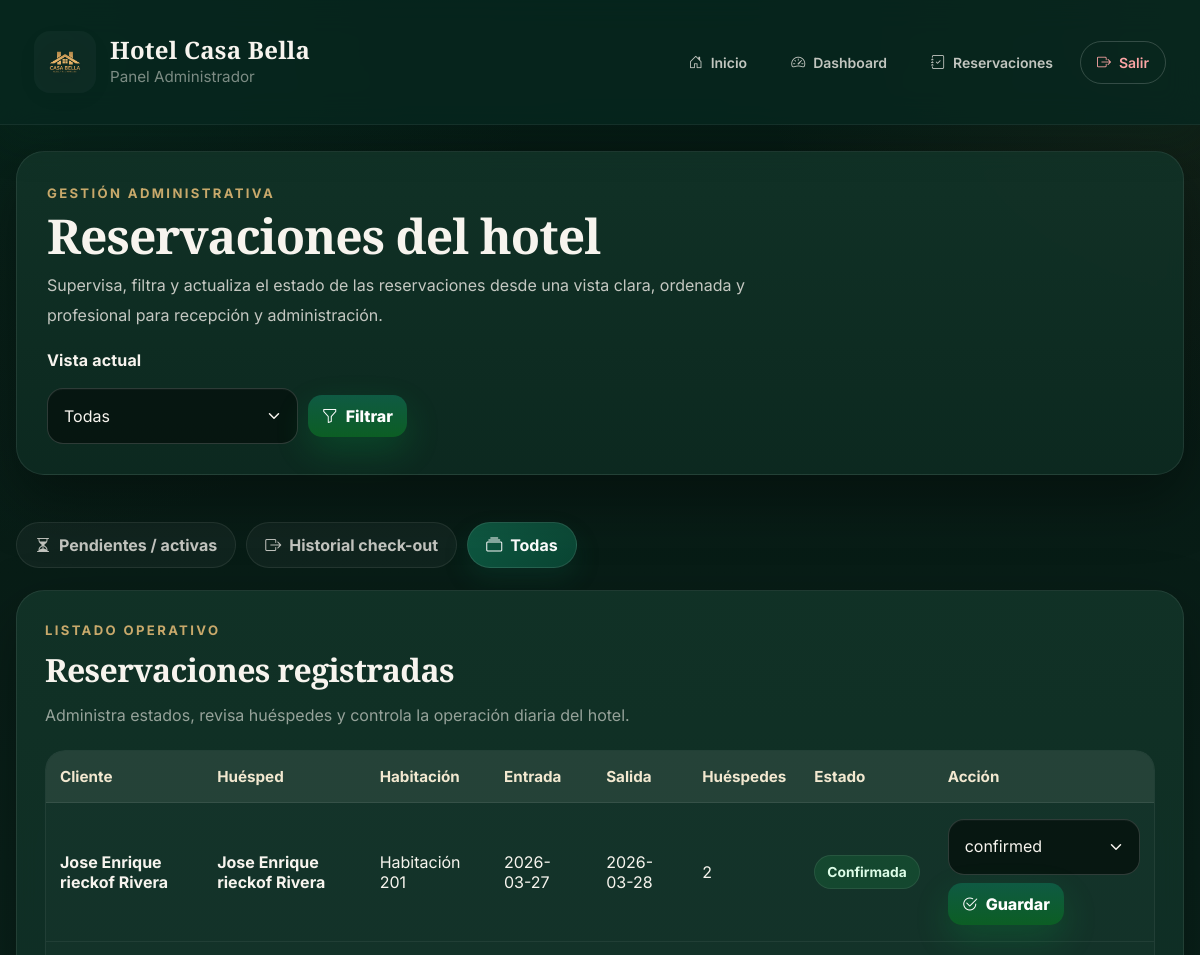
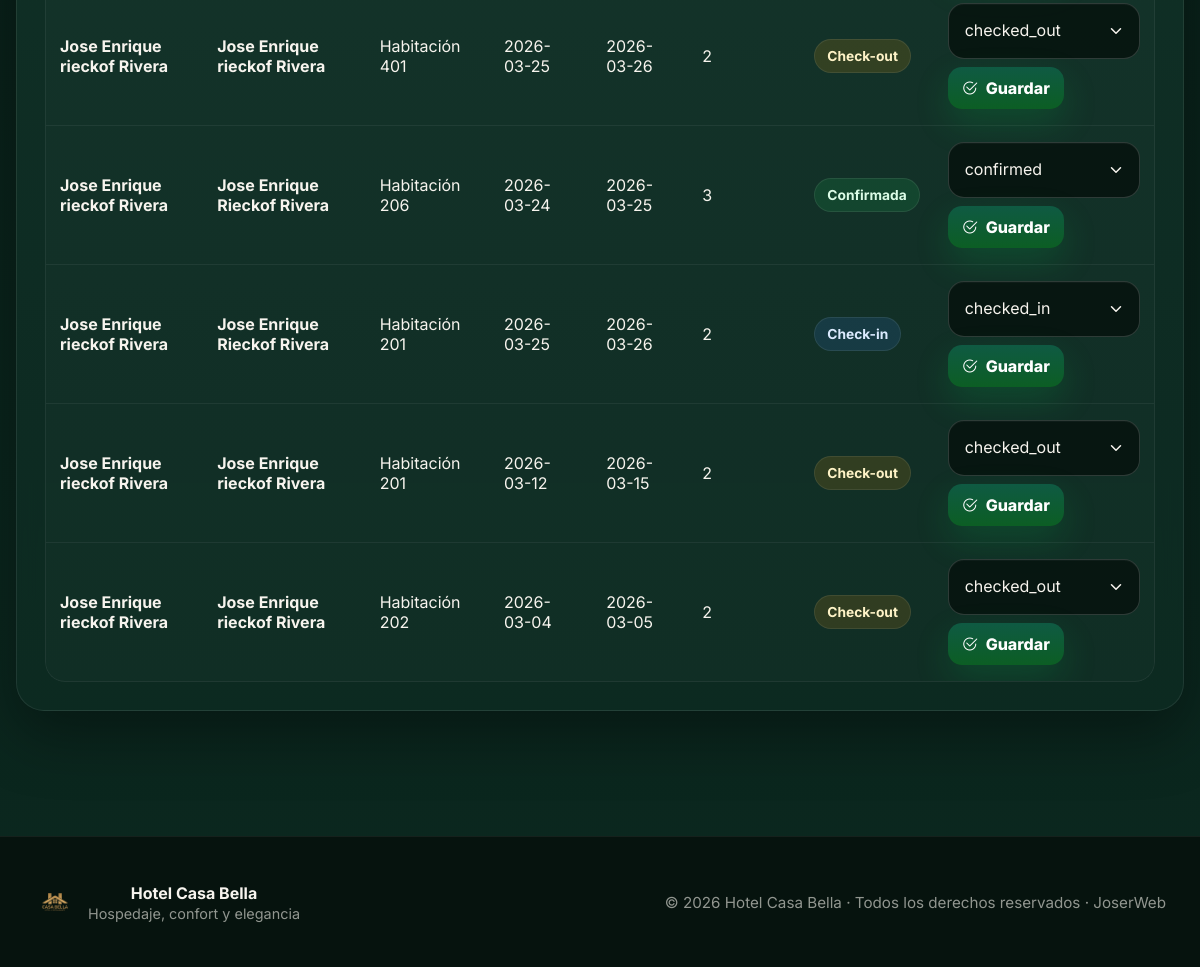
Page /admin/reservations?status=all (signed in) on the committed database (2 pictures, top to bottom).
### tables this page shows
CREATE TABLE reservations (
  id INTEGER PRIMARY KEY AUTOINCREMENT,
  user_id INTEGER NOT NULL,  -- ✅ cliente que reservó
  guest_name TEXT NOT NULL,
  email TEXT NOT NULL,
  phone TEXT NOT NULL,
  room_id INTEGER NOT NULL,
  check_in TEXT NOT NULL,
  check_out TEXT NOT NULL,
  guests INTEGER NOT NULL,
  special_requests TEXT,
  status TEXT NOT NULL CHECK(status IN ('confirmed','checked_in','checked_out','cancelled')) DEFAULT 'confirmed',
  created_at TEXT NOT NULL DEFAULT (datetime('now')), extra_person INTEGER NOT NULL DEFAULT 0, total_amount REAL NOT NULL DEFAULT 0, admin_alert_dismissed INTEGER NOT NULL DEFAULT 0,
  FOREIGN KEY(user_id) REFERENCES "users_old"(id) ON DELETE CASCADE,
  FOREIGN KEY(room_id) REFERENCES rooms(id) ON DELETE CASCADE
);

CREATE TABLE users (
                    id INTEGER PRIMARY KEY AUTOINCREMENT,
                    full_name TEXT NOT NULL,
                    email TEXT NOT NULL UNIQUE,
                    password_hash TEXT NOT NULL,
                    role TEXT NOT NULL DEFAULT 'client'
                        CHECK (role IN ('client', 'admin', 'superadmin')),
                    created_at TEXT NOT NULL DEFAULT (datetime('now'))
                );

CREATE TABLE rooms (
  id INTEGER PRIMARY KEY AUTOINCREMENT,
  name TEXT NOT NULL,
  category TEXT NOT NULL,
  price_per_night REAL NOT NULL DEFAULT 0,
  capacity INTEGER NOT NULL,
  description TEXT
);

### app.py (the view, shortened to what this page needs)
@app.route("/admin/reservations")
@admin_required
def admin_reservations() -> str:
    db = get_db()
    status = request.args.get("status", "active")
    if status == "checked_out":
        query = """
            SELECT r.*, rm.name AS room_name, u.full_name AS user_name
            FROM reservations r
            JOIN rooms rm ON rm.id = r.room_id
            JOIN users u ON u.id = r.user_id
            WHERE r.status = 'checked_out'
            ORDER BY r.created_at DESC
        """
        reservations = db.execute(query).fetchall()
    elif status == "all":
        query = """
            SELECT r.*, rm.name AS room_name, u.full_name AS user_name
            FROM reservations r
            JOIN rooms rm ON rm.id = r.room_id
            JOIN users u ON u.id = r.user_id
            ORDER BY
                CASE WHEN r.admin_alert_dismissed = 0 THEN 0 ELSE 1 END,
                r.created_at DESC
        """
        reservations = db.execute(query).fetchall()
    pending_alerts = get_pending_admin_alerts(db)
    has_pending_alerts = len(pending_alerts) > 0
    return render_template(
        "reservations_admin.html",
        reservations=reservations,
        selected_status=status,
        pending_alerts=pending_alerts,
        has_pending_alerts=has_pending_alerts,
    )

### app.py (called while the page is built)
def get_db() -> sqlite3.Connection:
    if "db" not in g:
        conn = sqlite3.connect(DB_PATH)
        conn.row_factory = sqlite3.Row
        g.db = conn
    return g.db

def current_user() -> Optional[sqlite3.Row]:
    uid = session.get("user_id")
    if not uid:
        return None
    db = get_db()
    return db.execute("SELECT * FROM users WHERE id = ?", (uid,)).fetchone()

def user_has_role(user: Optional[sqlite3.Row], *allowed_roles: str) -> bool:
    if user is None:
        return False
    role = user["role"]
    hierarchy = {
        "client": 1,
        "admin": 2,
        "superadmin": 3,
    }
    user_level = hierarchy.get(role, 0)
    return any(user_level >= hierarchy.get(r, 999) for r in allowed_roles)

def get_pending_admin_alerts(db: sqlite3.Connection):
    return db.execute(
        """
        SELECT r.*, rm.name AS room_name, u.full_name AS user_name
        FROM reservations r
        JOIN rooms rm ON rm.id = r.room_id
        JOIN users u ON u.id = r.user_id
        WHERE r.admin_alert_dismissed = 0
          AND r.status != 'checked_out'
        ORDER BY r.created_at DESC
        """
    ).fetchall()

@app.context_processor
def inject_user():
    user = current_user()
    return {
        "current_user": user,
        "is_admin": user_has_role(user, "admin"),
        "is_superadmin": user_has_role(user, "superadmin"),
        "reservation_total_for_template": reservation_total_for_template,
    }

def role_required(*roles: str):
    def decorator(view: F) -> F:
        @wraps(view)
        def wrapped(*args: Any, **kwargs: Any):
            user = current_user()
            if user is None:
                flash("Debes iniciar sesión.", "error")
                return redirect(url_for("login"))
            if not user_has_role(user, *roles):
                flash("No tienes permisos para acceder aquí.", "error")
                return redirect(url_for("my_reservations"))
            return view(*args, **kwargs)
        return wrapped  # type: ignore
    return decorator

### templates/reservations_admin.html (shortened to what this page needs)
{% extends "base.html" %}
{% block content %}
<section class="admin-res-shell" data-aos="fade-up">
  <section class="admin-res-hero card">
    <div class="admin-res-hero-copy">
      <span class="section-kicker">Gestión administrativa</span>
      <h1>Reservaciones del hotel</h1>
      <p>
        Supervisa, filtra y actualiza el estado de las reservaciones desde una vista
        clara, ordenada y profesional para recepción y administración.
      </p>
    </div>
    <form method="get" action="{{ url_for('admin_reservations') }}" class="admin-res-filter-form">
      <label for="statusFilter">Vista actual</label>
      <div class="admin-res-filter-row">
        <select id="statusFilter" name="status">
          <option value="all" {{ 'selected' if selected_status=='all' else '' }}>Todas</option>
        </select>
        <button class="btn btn-primary" type="submit">
          <i class="bi bi-funnel"></i>
          Filtrar
        </button>
      </div>
    </form>
  </section>
  <section class="admin-tabs-wrap">
    <a href="{{ url_for('admin_reservations', status='active') }}"
       class="admin-tab {{ 'active' if selected_status == 'active' else '' }}">
      <i class="bi bi-hourglass-split"></i>
      Pendientes / activas
    </a>
    <a href="{{ url_for('admin_reservations', status='checked_out') }}"
       class="admin-tab {{ 'active' if selected_status == 'checked_out' else '' }}">
      <i class="bi bi-box-arrow-right"></i>
      Historial check-out
    </a>
    <a href="{{ url_for('admin_reservations', status='all') }}"
       class="admin-tab {{ 'active' if selected_status == 'all' else '' }}">
      <i class="bi bi-collection"></i>
      Todas
    </a>
  </section>
  <section class="card admin-res-table-card">
    <div class="admin-res-section-head">
      <div>
        <span class="section-kicker">Listado operativo</span>
        <h2>Reservaciones registradas</h2>
        <p>
          Administra estados, revisa huéspedes y controla la operación diaria del hotel.
        </p>
      </div>
    </div>
    {% if reservations|length == 0 %}
      <div class="empty-admin-res">
        <div class="empty-admin-res-icon">
          <i class="bi bi-calendar2-x"></i>
        </div>
        <h3>No hay reservaciones para mostrar</h3>
        <p>
          En esta vista no existen registros disponibles en este momento.
        </p>
      </div>
    {% else %}
      <div class="table-wrap admin-res-mobile-cards">
        <table class="admin-res-table">
          <thead>
            <tr>
              <th>Cliente</th>
              <th>Huésped</th>
              <th>Habitación</th>
              <th>Entrada</th>
              <th>Salida</th>
              <th>Huéspedes</th>
              <th>Estado</th>
              <th>Acción</th>
            </tr>
          </thead>
          <tbody>
            {% for r in reservations %}
            {% set st = (r.status or '')|lower %}
            <tr class="{{ 'row-new-lux' if r.admin_alert_dismissed == 0 else '' }}">
              <td data-label="Cliente">
                <div class="cell-strong">{{ r.user_name }}</div>
              </td>
              <td data-label="Huésped">
                <div class="guest-cell">
                  <span class="cell-strong">{{ r.guest_name }}</span>
                </div>
              </td>
              <td data-label="Habitación">{{ r.room_name }}</td>
              <td data-label="Entrada">{{ r.check_in }}</td>
              <td data-label="Salida">{{ r.check_out }}</td>
              <td data-label="Huéspedes">{{ r.guests }}</td>
              <td data-label="Estado">
                <span class="status-badge
                  {% if st == 'confirmed' %}status-confirmed{% endif %}
                  {% if st == 'checked_in' %}status-checked-in{% endif %}
                  {% if st == 'checked_out' %}status-checked-out{% endif %}
                  {% if st == 'cancelled' %}status-cancelled{% endif %}">
                  {% if st == 'confirmed' %}
                    Confirmada
                  {% elif st == 'checked_in' %}
                    Check-in
                  {% elif st == 'checked_out' %}
                    Check-out
                  {% elif st == 'cancelled' %}
                    Cancelada
                  {% else %}
                    {{ r.status }}
                  {% endif %}
                </span>
              </td>
              <td data-label="Acción">
                <form method="post"
                      action="{{ url_for('admin_update_reservation_status', reservation_id=r.id) }}"
                      class="admin-inline-form">
                  <select name="status" required>
                    <option value="confirmed" {{ 'selected' if r.status=='confirmed' else '' }}>confirmed</option>
                    <option value="checked_in" {{ 'selected' if r.status=='checked_in' else '' }}>checked_in</option>
                    <option value="checked_out" {{ 'selected' if r.status=='checked_out' else '' }}>checked_out</option>
                  </select>
                  <button class="btn btn-primary btn-sm" type="submit">
                    <i class="bi bi-check2-circle"></i>
                    Guardar
                  </button>
                </form>
              </td>
            </tr>
            {% endfor %}
          </tbody>
        </table>
      </div>
    {% endif %}
  </section>
</section>
{% endblock %}

### static/styles.css (style rules this page uses)
:root { --bg: #07120b; --surface: #0b1f12; --card: #0f2a18; --card-2: #0c2315; --text: #e9fff0; --muted: rgba(233,255,240,.75); --line: rgba(233,255,240,.12); --green: #00c853; --green-2: #00e676; --green-dark: #009944; --danger: #ff5252; --warning: #ffd54f; --info: #40c4ff; --radius: 16px; --shadow: 0 18px 60px rgba(0,0,0,.45); --shadow-soft: 0 10px 30px rgba(0,0,0,.28); --focus: 0 0 0 4px rgba(0,200,83,.25); --font: ui-sans-serif, system-ui, -apple-system, Segoe UI, Roboto, Arial; }
* { box-sizing:border-box; }
html,body { height:100%; }
body { margin:0; font-family: var(--font); background: radial-gradient(1200px 600px at 20% -10%, rgba(0,200,83,.22), transparent 60%), radial-gradient(900px 500px at 110% 10%, rgba(0,230,118,.14), transparent 60%), linear-gradient(180deg, var(--bg), #050a07 70%); color: var(--text); }
a { color: inherit; text-decoration: none; }
.btn-primary, button.btn-primary, .btn { display:inline-flex; align-items:center; justify-content:center; gap: 8px; border: 0; cursor: pointer; padding: 11px 14px; border-radius: 14px; background: linear-gradient(180deg, var(--green), var(--green-dark)); color: #07120b; font-weight: 700; box-shadow: 0 14px 35px rgba(0,200,83,.18); transition: transform .10s ease, filter .15s ease, box-shadow .15s ease; text-decoration: none; }
.card { background: linear-gradient(180deg, rgba(15,42,24,.95), rgba(11,31,18,.95)); border: 1px solid rgba(255,255,255,.10); border-radius: var(--radius); box-shadow: var(--shadow-soft); padding: 18px; }
.card h1 { margin: 0 0 12px; font-size: 20px; }
table { width: 100%; border-collapse: collapse; overflow: hidden; border-radius: 14px; }
thead th { text-align: left; font-size: 12px; color: rgba(233,255,240,.82); padding: 12px 12px; border-bottom: 1px solid var(--line); background: rgba(255,255,255,.04); }
tbody td { padding: 12px 12px; border-bottom: 1px solid rgba(255,255,255,.08); color: rgba(233,255,240,.90); }
select { cursor: pointer; }
.card h2 { margin: 0 0 12px; font-size: 18px; }
:root { --green: #0f7a2f; --green-dark: #0c5e24; --green-light: #1ea34a; --text: #1b1b1b; --muted: #666; --border: #e8e8e8; --radius: 12px; --shadow: 0 10px 30px rgba(0,0,0,.08); --font: "Segoe UI", system-ui, -apple-system, sans-serif; }
body { margin:0; font-family: var(--font); background:#ffffff; color: var(--text); }
.btn-primary { background:white; color:var(--green); padding:9px 16px; border-radius:30px; font-weight:600; border:none; cursor:pointer; text-decoration:none; }
.card { background:white; border:1px solid var(--border); border-radius: var(--radius); box-shadow: var(--shadow); padding:24px; margin-bottom:25px; }
table { width:100%; border-collapse:collapse; }
th, td { padding:12px; border-bottom:1px solid var(--border); text-align:left; }
th { font-size:13px; color:var(--muted); }
html, body { height:100%; }
body { display:flex; flex-direction:column; min-height:100vh; }
table { color: #222; }
th { color: #555; font-weight: 600; }
td { color: #222; }
.card table td, .card table th { color: #222; }
body { margin: 0; padding: 0; background-image: url("/static/img/banner.jpg"); background-size: cover; background-position: center; background-repeat: no-repeat; background-attachment: fixed; }
:root { --green-900:#064e3b; --green-700:#047857; --text:#0f172a; --muted:#64748b; --shadow: 0 14px 40px rgba(2, 44, 34, .22); }
.btn-primary { background:#fff; color: var(--green-900) !important; border: 1px solid rgba(255,255,255,.35); box-shadow: 0 10px 24px rgba(0,0,0,.18); }

### rows in the picture
reservations: user_name "Jose Enrique rieckof Rivera", guest_name "Jose Enrique rieckof Rivera", room_name "Habitación 201", check_in "2026-03-27", check_out "2026-03-28", guests "2", shows "Confirmada"
reservations: user_name "Jose Enrique rieckof Rivera", guest_name "Jose Enrique rieckof Rivera", room_name "Habitación 401", check_in "2026-03-25", check_out "2026-03-26", guests "2", shows "Check-out"
reservations: user_name "Jose Enrique rieckof Rivera", guest_name "Jose Enrique Rieckof Rivera", room_name "Habitación 206", check_in "2026-03-24", check_out "2026-03-25", guests "3", shows "Confirmada"
reservations: user_name "Jose Enrique rieckof Rivera", guest_name "Jose Enrique Rieckof Rivera", room_name "Habitación 201", check_in "2026-03-25", check_out "2026-03-26", guests "2", shows "Check-in"
reservations: user_name "Jose Enrique rieckof Rivera", guest_name "Jose Enrique rieckof Rivera", room_name "Habitación 201", check_in "2026-03-12", check_out "2026-03-15", guests "2", shows "Check-out"
reservations: user_name "Jose Enrique rieckof Rivera", guest_name "Jose Enrique rieckof Rivera", room_name "Habitación 202", check_in "2026-03-04", check_out "2026-03-05", guests "2", shows "Check-out"
